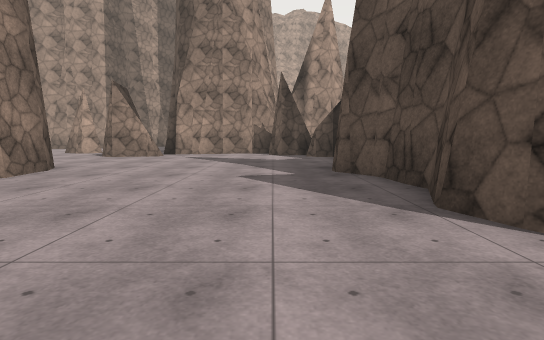
View 1 (above)

24 first-person views from a walk through a scene from a Unity 3-D project. The camera is 1.2 m above the floor, tilts 6° down and sees 80° across. The floor is counted in squares, 2 m on a side. Each view is taken from the middle of a square. On the plan, view 1 faces up. The plan holds only what a view shows up to about 10 squares ahead; the rest is blank. The place goes on beyond the plan. Some animated figures are not drawn. Surface patterns are stand-ins for the level's own textures.

View 2
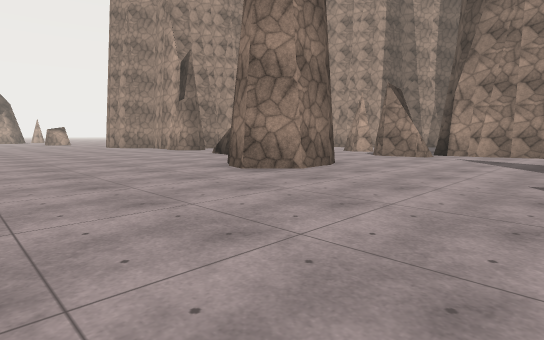

View 3
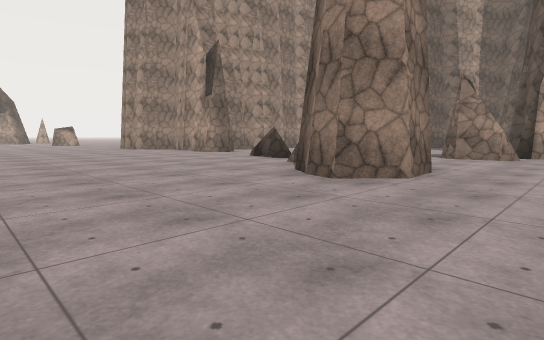

View 4
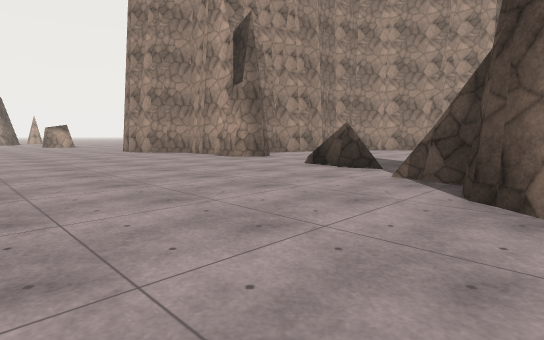

View 5
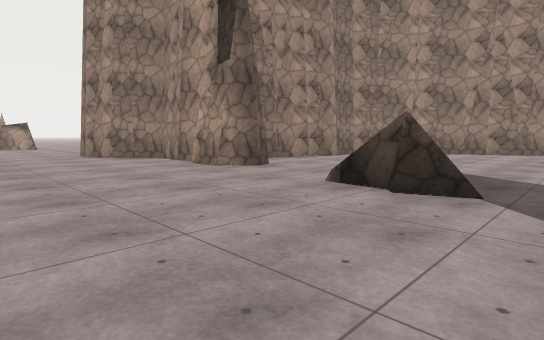

View 6
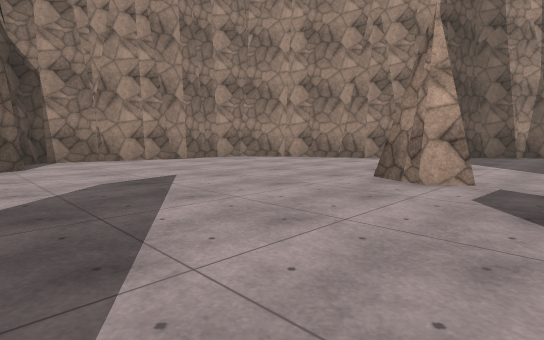

View 7
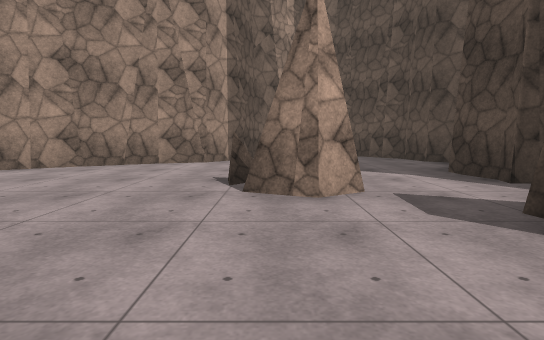

View 8
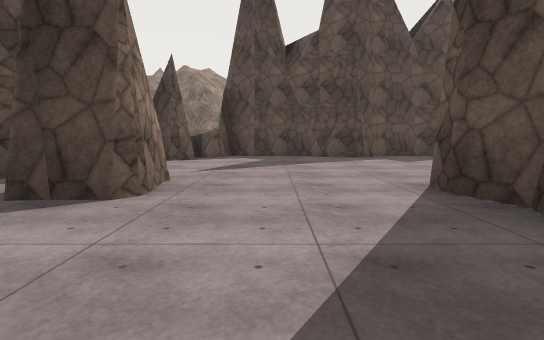

View 9
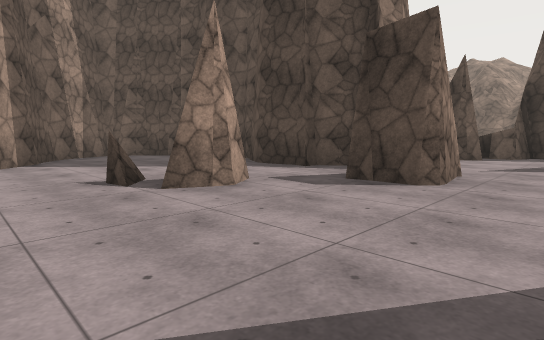

View 10
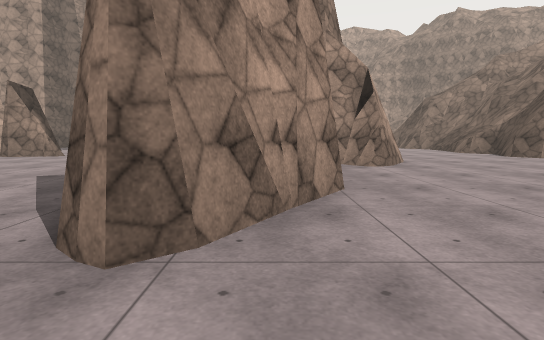

View 11
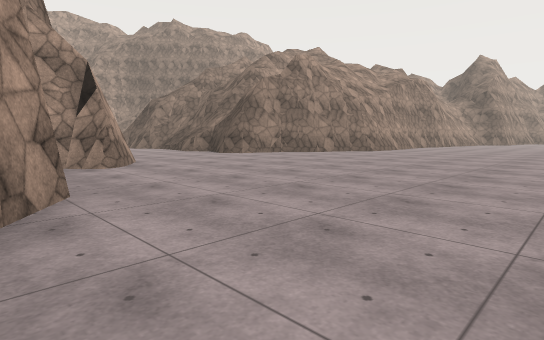

View 12
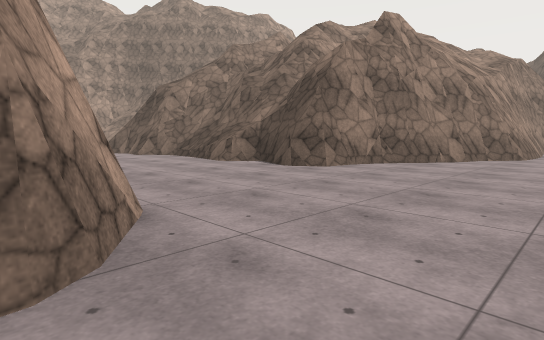

View 13
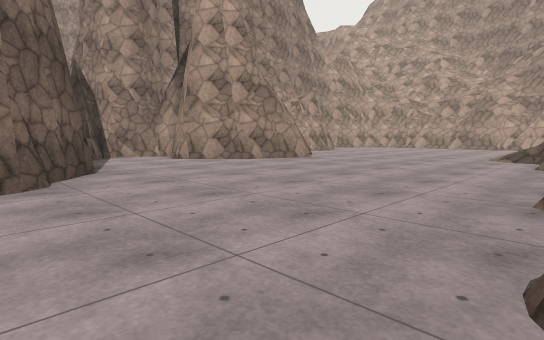

View 14
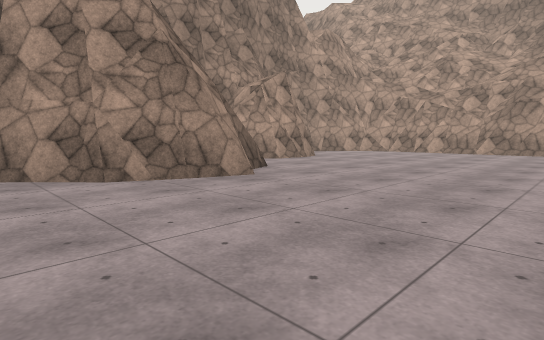

View 15
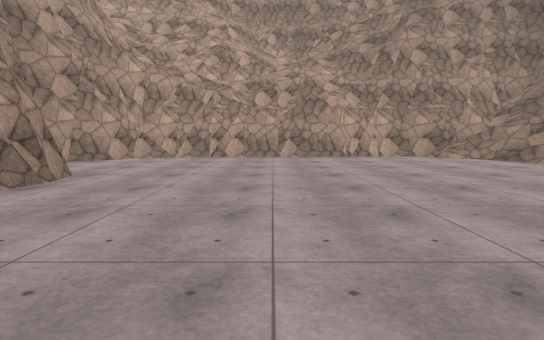

View 16
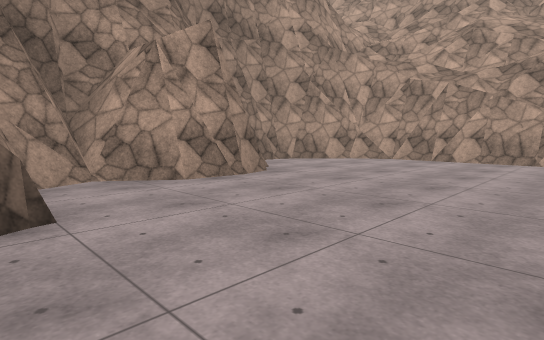

View 17
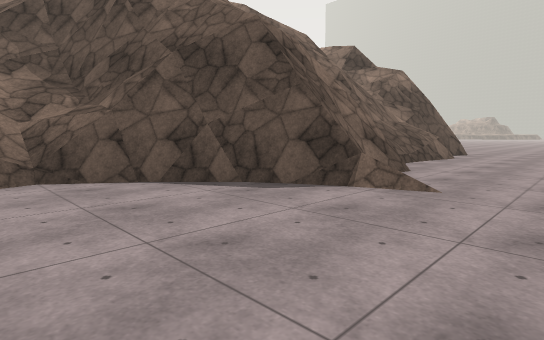

View 18
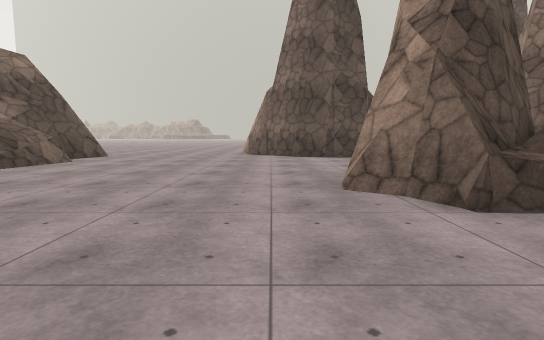

View 19
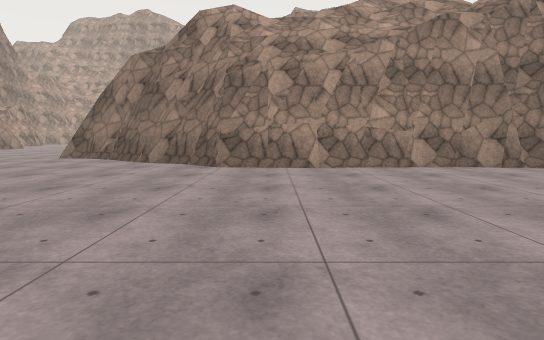

View 20
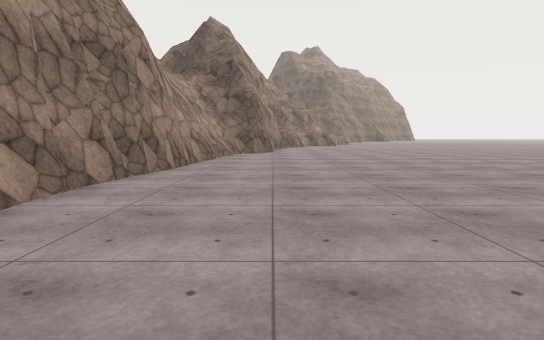

View 21
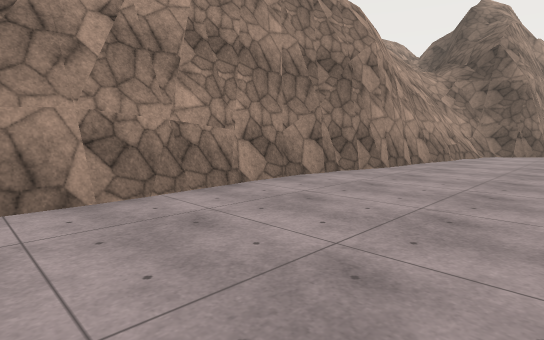

View 22
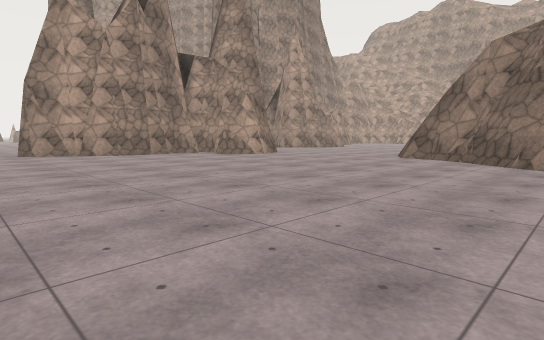

View 23
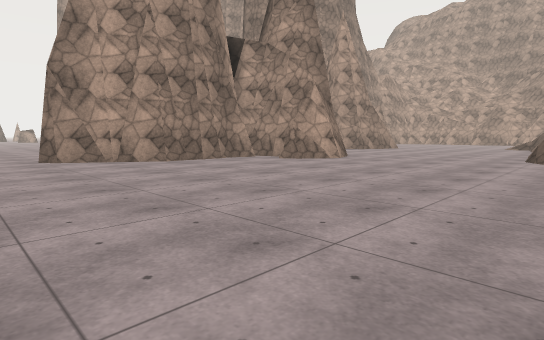

View 24
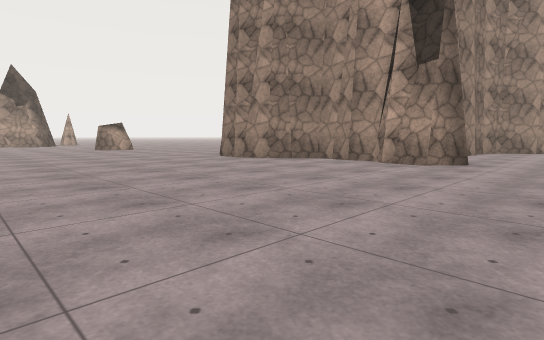

### Floor plan
Key: @ floor where view 1 was taken; # wall or solid block; x gap in a wall; . floor; / step, stairs or slope; = window, fence, low wall or low ledge; ^ raised ledge.
Columns run from 18 left of view 1 to 26 right of it. Each row starts with its distance up from view 1.
 25                       ######
 24                    ###......//
 23                    #........./
 22                   #........../
 21                     ........./=
 20                     #.........#.
 19                     #........##.
 18            ###     #.......=##
 17            #..#    #.......=
 16           #....#   x^#......#
 15         ##.....#   ####.....#
 14       ##......##   ###......^.
 13      #........#   ####......^.
 12      #.....#..#   #.........^.
 11      #.........#####........##
 10      #........#...###.......#
  9      #..............####.....##
  8      ##.............####.......#
  7    ###...##.........####........##   ##
  6 ###.........###.....##............###..######
  5 ............###.....##.......................
  4 .............#......##.......................
  3 ....................##.......................
  2 ....................#........................
  1 .................................... ........
  0    ......  .......@  ............ .   .......

Positions as (right, up) in squares from view 1, and headings:
1: (0, 0), facing up
2: (0, 0), facing up-left
3: (-2, 0), facing up-left
4: (-5, 1), facing up-left
5: (-7, 3), facing up-left
6: (-5, 7), facing up-left
7: (-7, 8), facing up
8: (-8, 8), facing right
9: (-9, 8), facing up-right
10: (3, 0), facing up
11: (3, 0), facing up-right
12: (5, 5), facing up-right
13: (10, 8), facing up-left
14: (8, 12), facing up-left
15: (5, 15), facing up
16: (6, 16), facing up-left
17: (7, 21), facing down-right
18: (5, 19), facing down
19: (16, 0), facing up
20: (16, 4), facing right
21: (16, 3), facing up-right
22: (14, 0), facing up-left
23: (11, 0), facing up-left
24: (-10, 0), facing up-left
